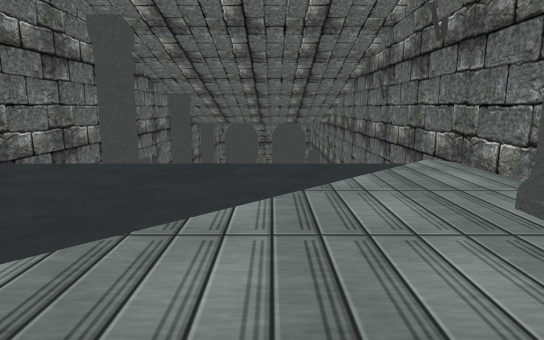
view 1 (above)

16 first-person views from a walk through a Unity game level. The camera is 1.3 m above the floor, tilts 10° down and sees 75° across. The floor is counted in squares, 1 m on a side. Each view is taken from the middle of a square. On the plan, view 1 faces up. The plan holds only what a view shows up to about 15 squares ahead; the rest is blank. The place goes on beyond the plan. Door leaves are left out, so doorways stand open. Some surface patterns are stand-ins.

view 2
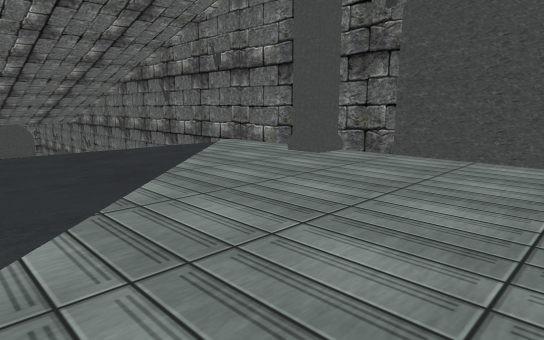

view 3
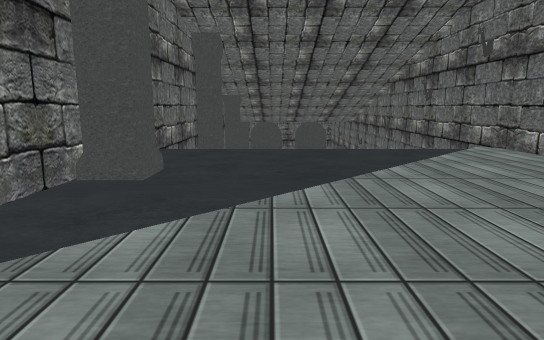

view 4
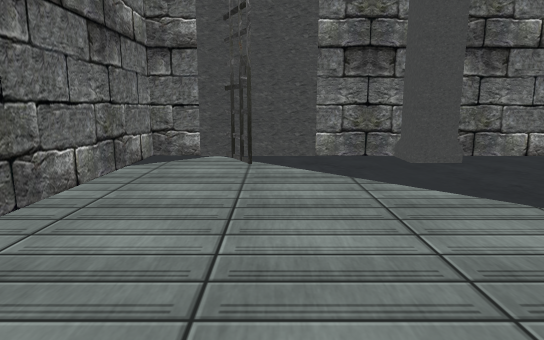

view 5
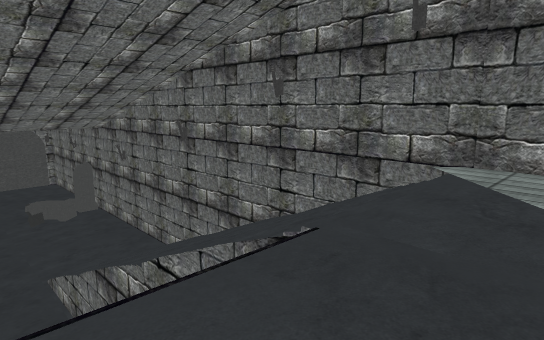

view 6
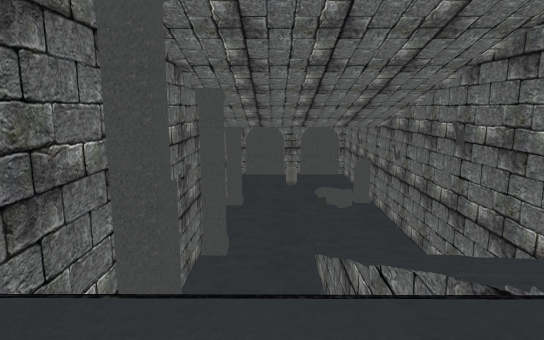

view 7
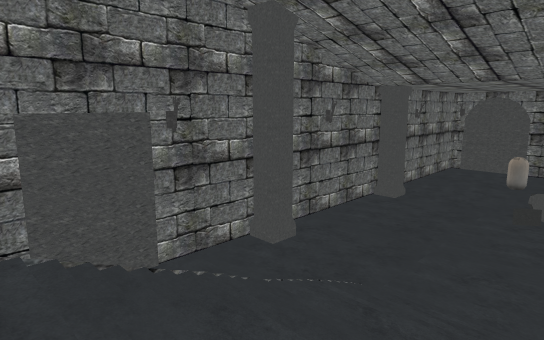

view 8
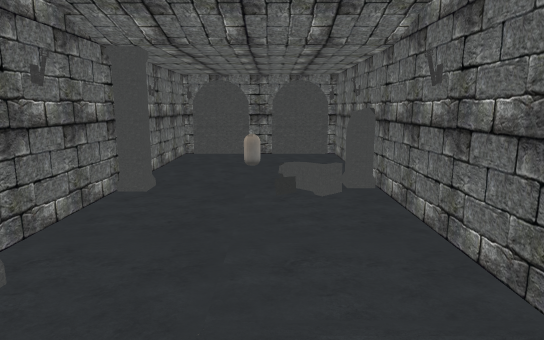

view 9
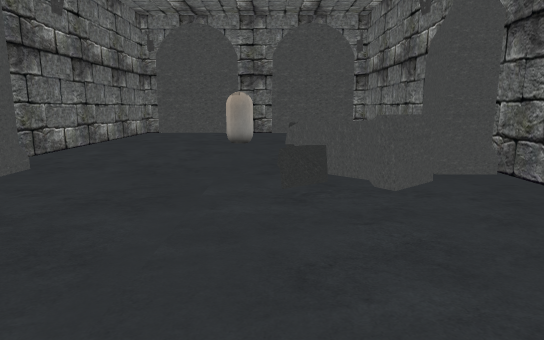

view 10
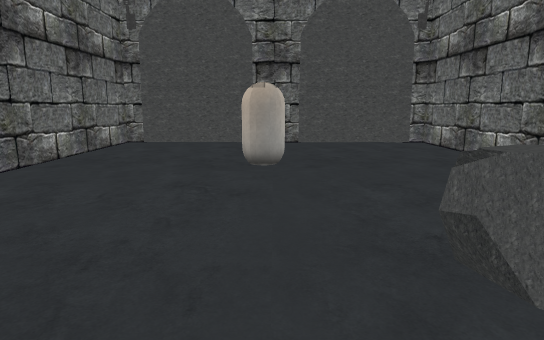

view 11
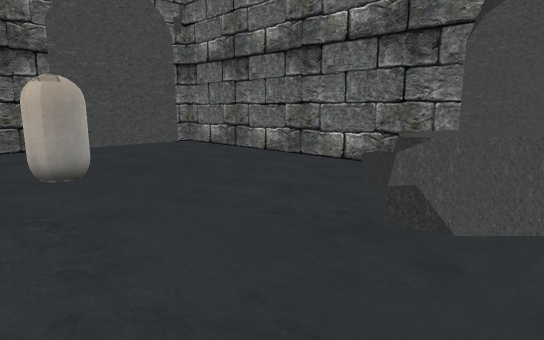

view 12
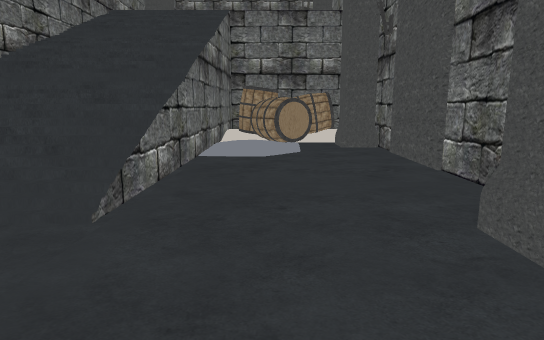

view 13
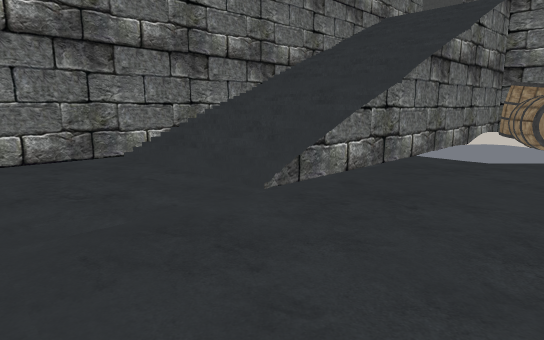

view 14
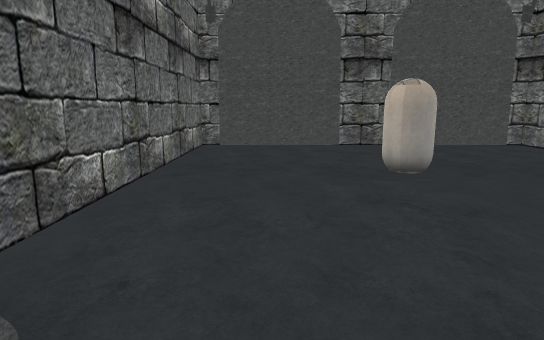

view 15
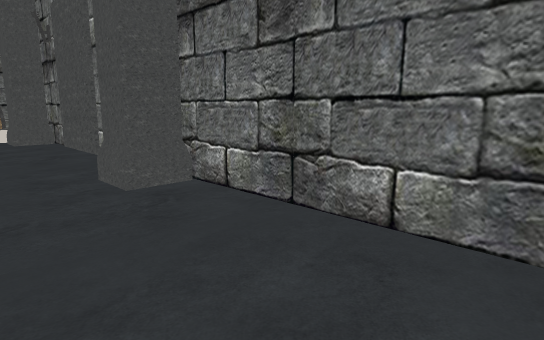

view 16
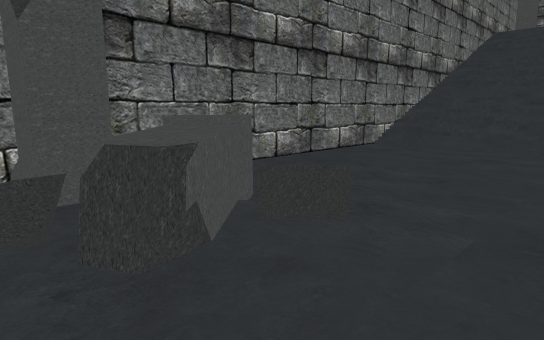

### Floor plan
Key: @ floor where view 1 was taken; # wall or solid block; . main floor; : floor 1.75 m higher than the main floor; + floor 3 m higher than the main floor; * floor 3.25 m higher than the main floor; % floor 5.75 m higher than the main floor; / step, stairs or slope; D closed door; = window, fence, low wall or low ledge; v drop or lower ground; P pillar; C capsule; B barrel; O other object.
Columns run from 7 left of view 1 to 5 right of it. Each row starts with its distance up from view 1.
 44 #############
 43 #...........#
 42 #...........#
 41 #...........#
 40 #...........#
 39 #.....C.....#
 38 #.....C.....#
 37 #...........#
 36 #...........#
 35 #...........#
 34 #........O..#
 33 #.......OO.##
 32 #P......OO.##
 31 #.......OOO.#
 30 #...........#
 29 #...........#
 28 #...........#
 27 #...........#
 26 #...........#
 25 #...........#
 24 #...........#
 23 ##..........#
 22 #.....//////#
 21 #.....//////#
 20 #.....=/////#
 19 #.....v/////#
 18 #.....v///::#
 17 #.....v/////#
 16 #.... //////#
 15 #...  +/////#
 14 ##..B ****//#
 13 ##.BB //////#
 12     BB//////#
 11   BBBB//////#
 10   BBBB//////#
  9 #     //////#
  8 #%%%%%%%%%%%#
  7 #%%%%%%%%%%%#
  6 #%%%%%%%%%%%#
  5 #%%%%%%%%%%%#
  4 #P%%%%%%%%%##
  3 #%%%%%%%%%%%#
  2 #%%%%%%%%%%%#
  1 #%%%%%%%%%%%D
  0 #%%%%%%@%%%%D
 -1 ##%%%%%%%%%%D
 -2 #%%%%%%%%%%%#
 -3 #%%%%%%%
 -4 #######

Positions as (right, up) in squares from view 1, and headings:
1: (0, 0), facing up
2: (-5, -3), facing up-right
3: (-3, -3), facing up
4: (3, 0), facing left
5: (-4, 6), facing up-right
6: (-3, 6), facing up
7: (3, 14), facing up-left
8: (0, 17), facing up
9: (0, 25), facing up
10: (-1, 30), facing up
11: (-3, 31), facing up-right
12: (-3, 26), facing down
13: (-5, 26), facing down-right
14: (-4, 31), facing up
15: (-3, 29), facing down-left
16: (-2, 34), facing down-right
